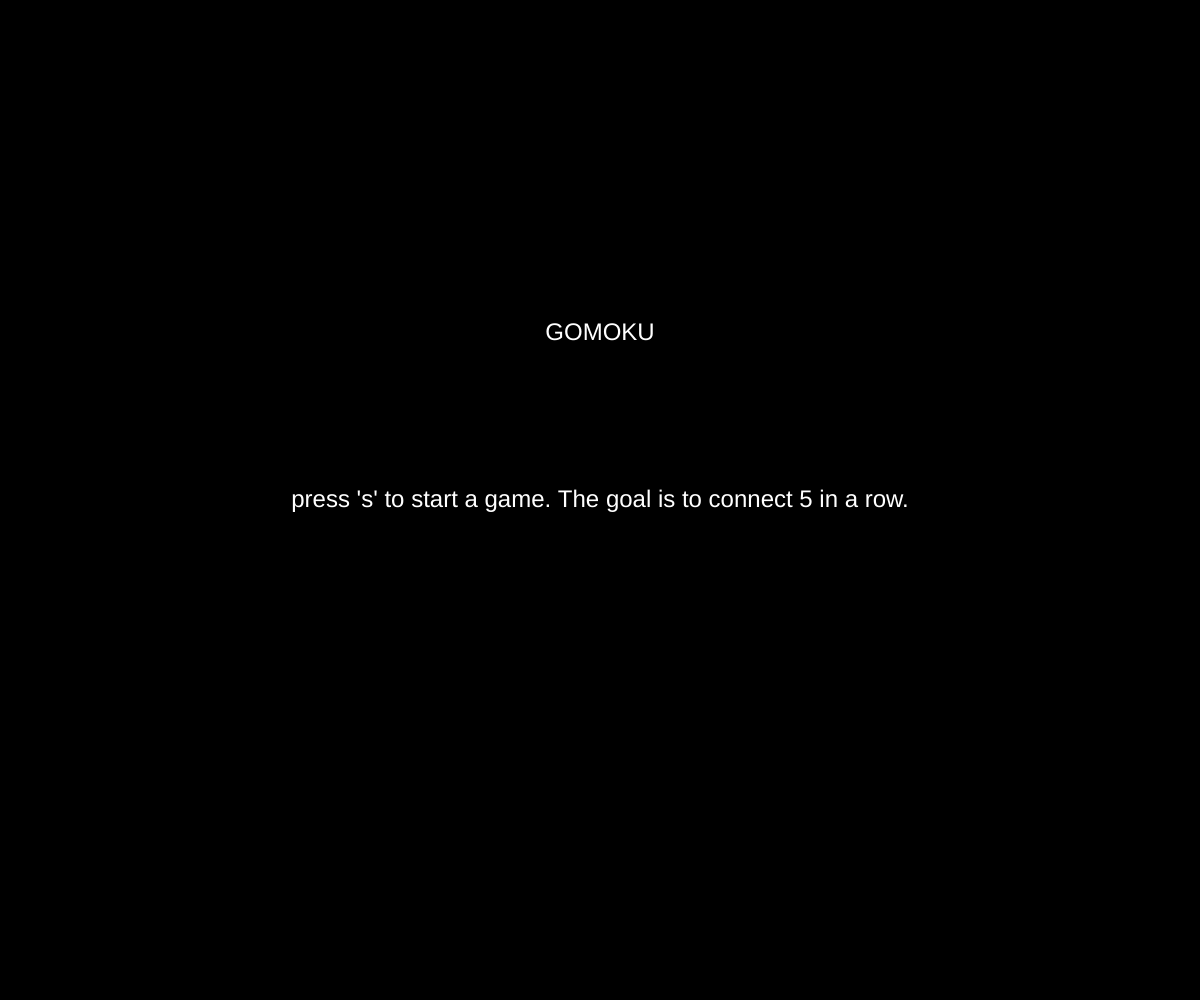
Frame 1 (no input)
Frame 60 (no input): identical to frame 1, image omitted
Frame 120 (the mouse pressed at the canvas centre since frame 60): identical to frame 1, image omitted

The p5.js sketch that drew this single still picture (run headless with seeded random() and noise() and a simulated clock; from frame 60 on, the mouse is pressed at the canvas centre):

// p5.js sketch
// ── sketch.js
// Victor Wu
//2D - Grid assignemtn
// 10/1/2020
//GOMOKU:
//The goal of the game is to connect 5 in a row
//extra for experts: 
// I implemented code to actively check the state of each cell in the 2d array in relation to the other cells around it (check for 5 in a row feature).
// Additionally, I also included numerous interface features such as the win display and buttons
// I am intending on further expanding on this to create an ai the human can play against where the program is able to evaluate current board states and determine the best move.

let state = "menu";

let cellSize;
const BOARDDIMENSION = 18; // visable grid displayed on the board
const PLAYDIMENSION = 19; // invisable grid to place pieces on

let centerBoardX;
let centerBoardY;
let centerPlayX;
let centerPlayY;

let board = [];

let currentMove = "black";
let winner;

function setup() {
  createCanvas(windowWidth, windowHeight);

  if (windowWidth <= windowHeight) {
    cellSize = windowWidth / 20;
  }
  else {
    cellSize = windowHeight / 20;
  }
  
  //determining the padding distance to center the grid
  centerBoardX = (windowWidth - cellSize * BOARDDIMENSION) /2;
  centerBoardY = (windowHeight - cellSize * BOARDDIMENSION) /2;

  // determining the padding distance is center the playing grid
  centerPlayX = (windowWidth - cellSize * PLAYDIMENSION) /2;
  centerPlayY = (windowHeight - cellSize * PLAYDIMENSION) /2;
}

function draw() {
  displayMenu();

  restart();
  returnToMenu();
  playerTurnBar();

  checkWin();
  displayWin();
}

//menu interface - switching between the states of menu and game
function keyPressed() {
  if (key === "s") {
    gameSetup();
    state = "play";
  }
}

//setting up the display board and the play board for the game
function gameSetup() {
  background(218, 184, 136);
  displayBoard();
  generatePlayBoard();
  currentMove = "black";
  state = "play";
}

//Winner message
function displayWin() {
  if (state === "win") {
    if (winner === "W"){
      //winner message - white
      fill(255, 255, 255, 10);
      // rectMode(CENTER);
      rect(width/2 - width * 0.3, height/2 - height * 0.25/2, width * 0.6, height * 0.25);
      fill("black");
      textSize(width * 0.05);
      textAlign(CENTER, CENTER);
      text("White Wins", width/2, height/2);
    }

    else if (winner === "B") {
      //winner message - black
      fill(0, 0, 0, 10);
      // rectMode(CENTER);
      rect(width/2 - width * 0.3, height/2 - height * 0.25/2, width * 0.6, height * 0.25);
      fill("white");
      textSize(width * 0.05);
      textAlign(CENTER, CENTER);
      text("Black Wins", width/2, height/2);
    }
  }
}

//restart button to reset game
function restart() {
  if (state === "win" || state === "play") {
    fill("black");
    rect(width * 0.8, height * 0.8, width*0.15, height * 0.1);
    fill("white");
    textSize(width * 0.02);
    text("Restart", width * 0.8 + width*0.15/2, height * 0.8 + height * 0.1/2);

    if (mouseX > width * 0.8 && mouseX < width * 0.8 + width*0.15 && mouseY >  height * 0.8 && mouseY <  height * 0.8 + height * 0.1) {
      fill("white");
      rect(width * 0.8, height * 0.8, width*0.15, height * 0.1);
      fill("black");
      text("Restart", width * 0.8 + width*0.15/2, height * 0.8 + height * 0.1/2);

      if(mouseIsPressed) {
        gameSetup();
      }
    }
  }
}

//button to return to the main menu/start screen
function returnToMenu() {
  if (state === "win" || state === "play") {
    fill("black");
    rect(width * 0.8, height * 0.7, width*0.15, height * 0.1);
    fill("white");
    textSize(width * 0.02);
    text("Home", width * 0.8 + width*0.15/2, height * 0.7 + height * 0.1/2);

    if (mouseX > width * 0.8 && mouseX < width * 0.8 + width*0.15 && mouseY >  height * 0.7 && mouseY <  height * 0.7 + height * 0.1) {
      fill("white");
      rect(width * 0.8, height * 0.7, width*0.15, height * 0.1);
      fill("black");
      text("Home", width * 0.8 + width*0.15/2, height * 0.7 + height * 0.1/2);

      if(mouseIsPressed) {
        state = "menu";
      }
    }
  }
}

///////////////////////////////////////////////////////////////////////////////////////////////////////////////////////////////

//game elements
//main menu display
function displayMenu() {
  if (state === "menu") {
    background(0);
    fill("white");
    textSize(width * 0.02);
    textAlign(CENTER, CENTER);
    text("GOMOKU", width/2, height/3);
    text("press 's' to start a game. The goal is to connect 5 in a row.", width/2, height/2);
  }
}

//UI bar to display which turn it is: black or white
function playerTurnBar() {
  if (state === "play" || state === "win") {
    fill(currentMove);
    rect(centerBoardX, height * 0.98, cellSize * BOARDDIMENSION, height * 0.01);
  }
}

//displaying the VISABLE playing board 
function displayBoard() {
  background(218, 184, 136);
  for (let x = 0; x < BOARDDIMENSION; x ++) {
    for (let y = 0; y < BOARDDIMENSION; y ++) {
      stroke(0);
      noFill();
      square(cellSize * x + centerBoardX, cellSize * y + centerBoardY, cellSize);
    }
  }
}

//generating board/2d array for play pieces to appear on and store game information i.e. what color occupies a cell - this grid is not visable. 
function generatePlayBoard() {
  board = [];
  for (let x = 0; x < PLAYDIMENSION; x ++) {
    board.push([]);
    for (let y = 0; y < PLAYDIMENSION; y ++) {
      noStroke();
      noFill();
      square(cellSize * x + centerPlayX, cellSize * y + centerPlayY, cellSize); //dimensions accounting for centering of the grid
      board[x].push(null);
    }
  }
  return board;
}

//placing playing pieces when the mouse is pressed
function mousePressed() {
  if (state === "play") {
    // corX and corY adjusting for the centered grid
    let corX = floor(mouseX/cellSize - centerPlayX/cellSize); 
    let corY = floor(mouseY/cellSize - centerPlayY/cellSize);
    placeMarker(corX, corY);
    console.log(corX, corY);
  }
}

//saving information of current cell i.e. black, white, and null into the 2D-array when the mouse is pressed. This also displays the game piece.
function placeMarker(x, y) {
  if (board[y][x] === null) {
    if (currentMove === "white") {
      board[y][x] = "W";
      fill(currentMove);
      //drawing circle in cell accounting for padding
      circle(cellSize * x + centerPlayX + cellSize/2, cellSize * y + centerPlayY + cellSize/2, cellSize * 0.85);
      currentMove = "black";
    }
    else {
      board[y][x] = "B";
      fill(currentMove);
      //drawing circle in cell accounting for padding
      circle(cellSize * x + centerPlayX + cellSize/2, cellSize * y + centerPlayY + cellSize/2, cellSize * 0.85);
      currentMove = "white";
    }
  }
  return board;
}

//Checking for 5 in a row;
function checkWin() {
  if (state === "play") {
    for(let x = 0; x < board.length; x ++) {
      for (let y = 0; y < board.length; y ++) {
        if (board[y][x] !== null) {
          //horozontal
          if (x < board.length - 4) { //checking boundaries 
            if ((board[y][x] === board[y][x + 1]) && (board[y][x] === board[y][x + 2]) && (board[y][x] === board[y][x + 3]) && (board[y][x] === board[y][x + 4])) {
              winner = board[y][x];
              state = "win";
              return winner;
            }
          }
          //vertical
          if (y < board.length - 4) { //checking boundaries 
            if ((board[y][x] === board[y + 1][x]) && (board[y][x] === board[y + 2][x]) && (board[y][x] === board[y + 3][x]) && (board[y][x] === board[y + 4][x])) {
              winner = board[y][x];
              state = "win";
              return winner;
            }
          }
          //diagonal down-right
          if (y < board.length - 4 && x < board.length - 4) { //checking boundaries 
            if ((board[y][x] === board[y + 1][x + 1]) && (board[y][x] === board[y + 2][x + 2]) && (board[y][x] === board[y + 3][x + 3]) && (board[y][x] === board[y + 4][x + 4])) {
              winner = board[y][x];
              state = "win";
              return winner;
            }
          }
          //diagonal up-right
          if (x < board.length - 4 && y > 3) { //checking boundaries 
            if ((board[y][x] === board[y - 1][x + 1]) && (board[y][x] === board[y - 2][x + 2]) && (board[y][x] === board[y - 3][x + 3]) && (board[y][x] === board[y - 4][x + 4])) {
              winner = board[y][x];
              state = "win";
              return winner;
            }
          }
        }
      }
    }
  }
}
